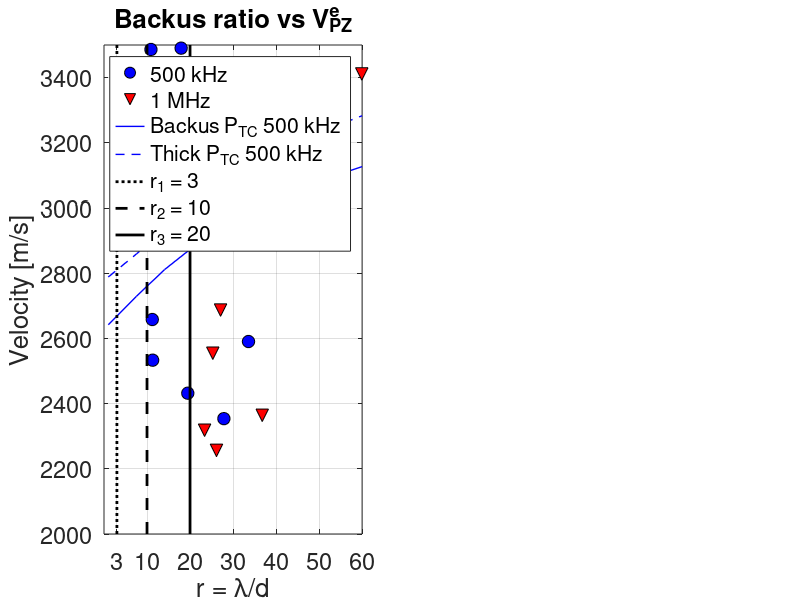

The MATLAB script that drew this image:
%close all
clear all
clc

% Lendo dados necessários: dirZ

% Vel experimental Vpz
vpz_500  = load('vpz_500.txt');
vpz_1000 = load('vpz_1000.txt');

% Vel teórica Vpz com correção PTC
vpz_bk_ptc = load('vpz_bkus_ptc2.txt');
vpz_co_ptc = load('vpz_coar_ptc2.txt');

% Freq domin. relat. às Vels experimental
fd_500  = load('freqMax500z.txt');
fd_1000 = load('freqMax1000z.txt');

% Valor médio de espessura das camadas
zi = 1.4689/1000;  % em metros 

freq = [500 1000];

  
% Vetor quantidade de camadas em cada amostra
ncam500  = [5 9 13 17 21 25 29 33 37 41 45 49 53 57 61 73];
ncam1000 = [9 13 17 21 25 29 33 37 41 45 49 53 73];

% Simula irregularidades aleatórias na espessura das camadas
d500  = ( zi + 0.0485*( rand(1,ncam500(numel(ncam500)))-rand(1,ncam500(numel(ncam500))) ) );     % [m]
d1000 = ( zi + 0.0485*( rand(1,ncam1000(numel(ncam1000)))-rand(1,ncam1000(numel(ncam1000))) ) ); % [m]
                                                
                                             
% Razão de Backus
r500  = vpz_500./(1000*fd_500'*zi);
r1000 = vpz_1000./(1000*fd_1000'*zi);


%==========================================================================
%% FIGURA
%==========================================================================

% % % linha3  = 3*ones(length(ncam500),1);
% % % linha10 = 10*ones(length(ncam500),1);
% % % 
% % % figure1 = figure(1)
% % % hold on
% % % plot(r500(:,1),ncam500,'o','MarkerEdgeColor','k',...
% % %                       'MarkerFaceColor','b',...
% % %                       'MarkerSize',9)
% % % plot(r1000(:,1),ncam1000,'v','MarkerEdgeColor','k',...
% % %                       'MarkerFaceColor','r',...
% % %                       'MarkerSize',9)
% % % plot(linha3,ncam500,'k','LineWidth',2)
% % % plot(linha10,ncam500,':k','LineWidth',2)
% % % set(gca,'YDir','reverse')
% % % set(gca,'FontSize',17)
% % % ylabel('Number of layers')
% % % xlabel('r_{b} = \lambda_{D}/d')
% % % title('Backus ratio')
% % % legend1 = legend('500 kHz','1 MHz',...
% % %     'Liner & Fei','Mavko')
% % % set(legend1,...
% % %     'Position',[0.566666674662412 0.748587575029825...
% % %     0.392682918833523 0.156394448596266]);
% % % 
% % % ylim([3 75]);
% % % %xlim([0 30])
% % % set(gca,'YTick',ncam500)
% % % set(gca,'XTick',[3 10 20 30 40 50 60])
% % % grid on; box on
% % % % annotation(figure1,'textbox',...
% % % %     [0.590196078431373 0.310975609756098 0.394117647058824 0.0975609756097568],...
% % % %     'String',['r_b=10',sprintf('\n'),'Mavko et al. (1998)'],...
% % % %     'LineWidth',1,...
% % % %     'FontSize',14,...
% % % %     'FitBoxToText','off');
% % % % annotation(figure1,'textbox',...
% % % %     [0.588235294117646 0.196646341463415 0.398039215686275 0.092987804878049],...
% % % %     'String',{'r_{b}=3','Liner and Fei (2006)'},...
% % % %     'LineWidth',1,...
% % % %     'FontSize',14,...
% % % %     'FitBoxToText','off');
% % % % annotation(figure1,'arrow',[0.590196078431373 0.272549019607843],...
% % % %     [0.355182926829268 0.315548780487805]);
% % % % annotation(figure1,'arrow',[0.588235294117647 0.184313725490196],...
% % % %     [0.24390243902439 0.228658536585366]);
% % % 
% % % set(gcf,'Position',[50 50 400 1000]);



%%


linha3  = 3*ones(2,1);
linha10 = 10*ones(2,1);
linha20 = 20*ones(2,1);


figure(6)
subplot(1,2,1)
hold on
plot(r500 (:,1),vpz_500 ,'o','MarkerEdgeColor','k','MarkerFaceColor','b','MarkerSize',9)
plot(r1000(:,1),vpz_1000,'v','MarkerEdgeColor','k','MarkerFaceColor','r','MarkerSize',9)
plot(linspace(1,60,numel(vpz_bk_ptc(:,3))),vpz_bk_ptc(:,3),'b','LineWidth',1)
plot(linspace(1,60,numel(vpz_co_ptc(:,3))),vpz_co_ptc(:,3),'--b','LineWidth',1)
plot(linha3,[2000 3500],':k','LineWidth',2)
plot(linha10,[2000 3500],'--k','LineWidth',2)
plot(linha20,[2000 3500],'k','LineWidth',2)
set(gca,'FontSize',17)
ylabel('Velocity [m/s]')
xlabel('r = \lambda/d')
legend1 = legend('500 kHz','1 MHz','Backus P_{TC} 500 kHz','Thick P_{TC} 500 kHz','r_1 = 3','r_2 = 10','r_3 = 20')
title('Backus ratio vs V^{e}_{PZ}')
%set(legend1,'Position',[0.76 0.37 0.13 0.31]);
ylim([2000 3500]);
set(gca,'XTick',[3 10 20 30 40 50 60])
grid on; box on

set(gcf,'Position',[50 50 1500 1000]);